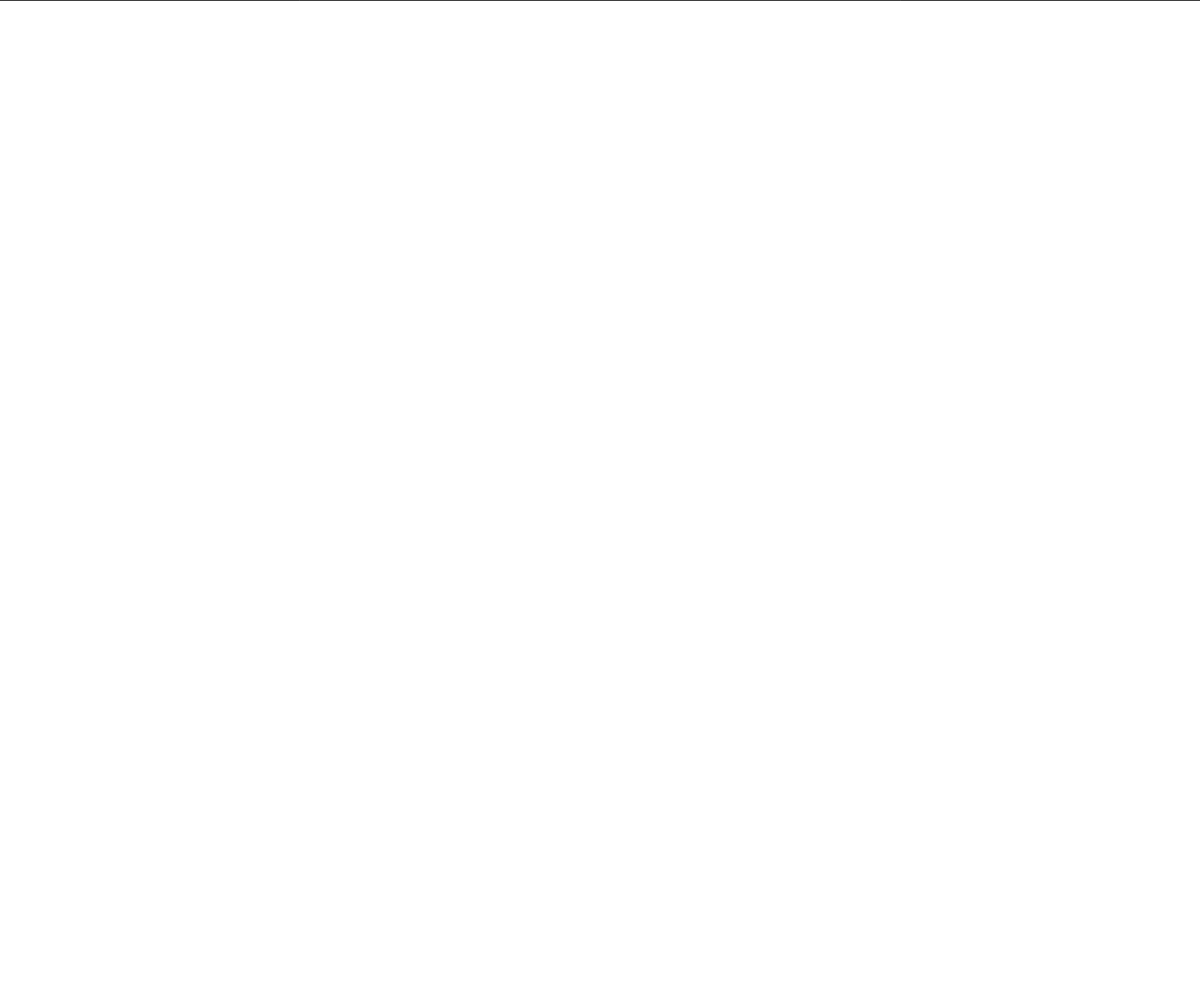
Frame 1 (no input)
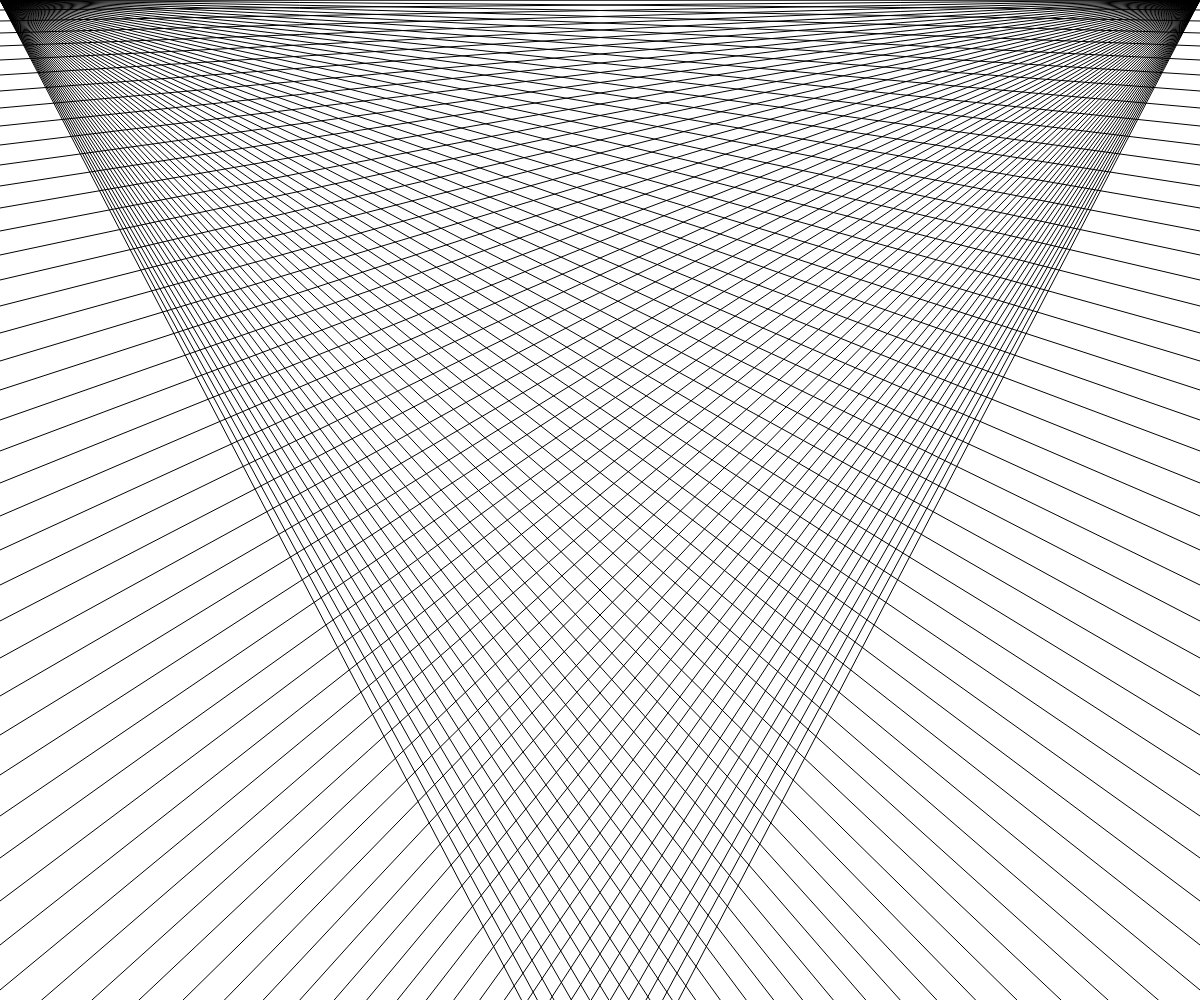
Frame 60 (no input)
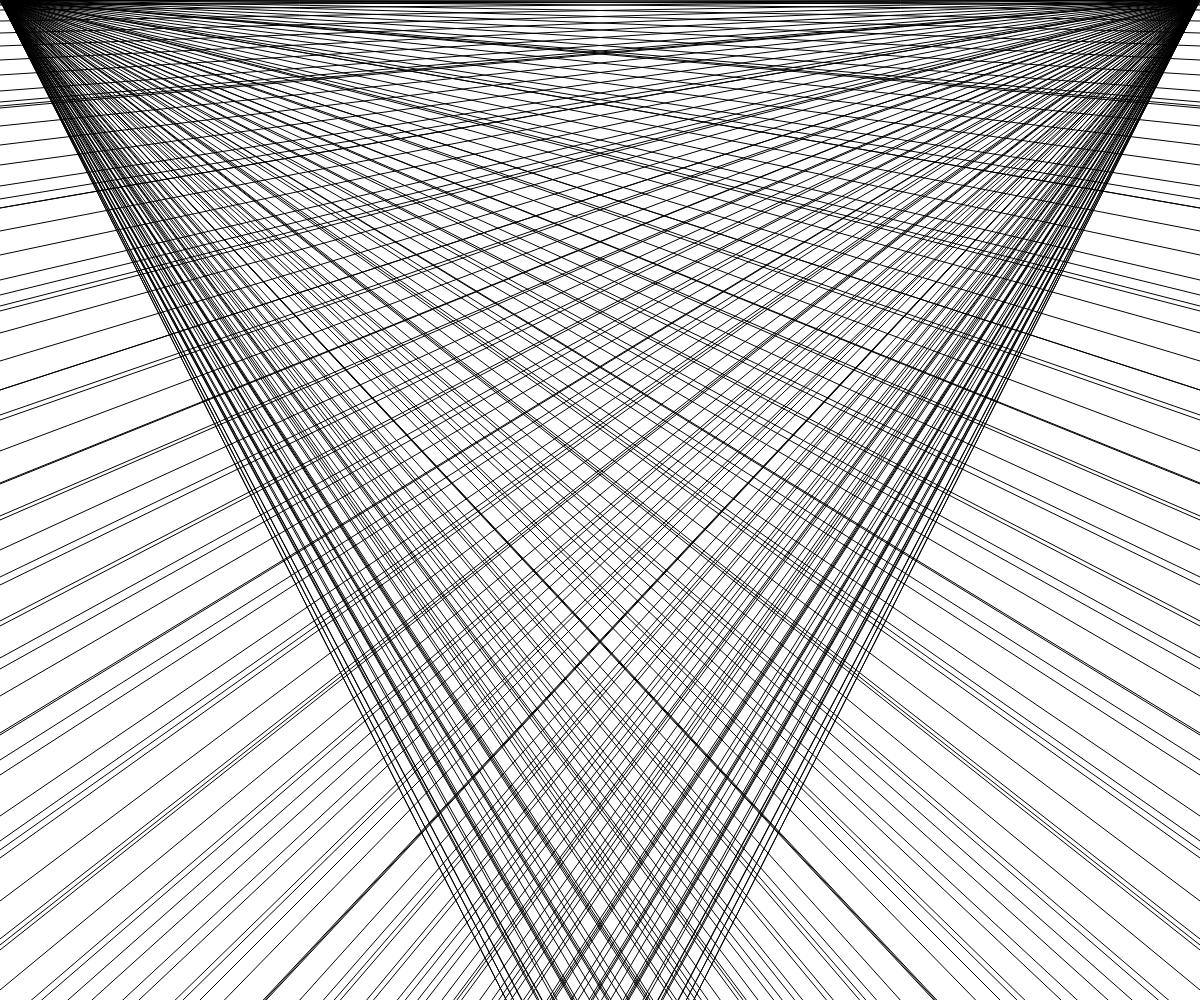
Frame 120 (the mouse pressed at the canvas centre since frame 60)

The p5.js sketch that drew these frames (run headless with seeded random() and noise() and a simulated clock; from frame 60 on, the mouse is pressed at the canvas centre):

// p5.js sketch
// ── sketch.js
let position = 0;
let variation = 10;
let control = true;

function setup() {
  createCanvas(windowWidth, windowHeight);
}

function draw() {
  line(windowWidth, 0, 0, position);
  line(0, 0, windowWidth, position);

  if (control) {
    position += variation;
    if (position > windowWidth * 2) control = false;
  }
  if (!control) {
    position -= variation;
    if (position < 0) control = true;
  }

  variation++;
}
